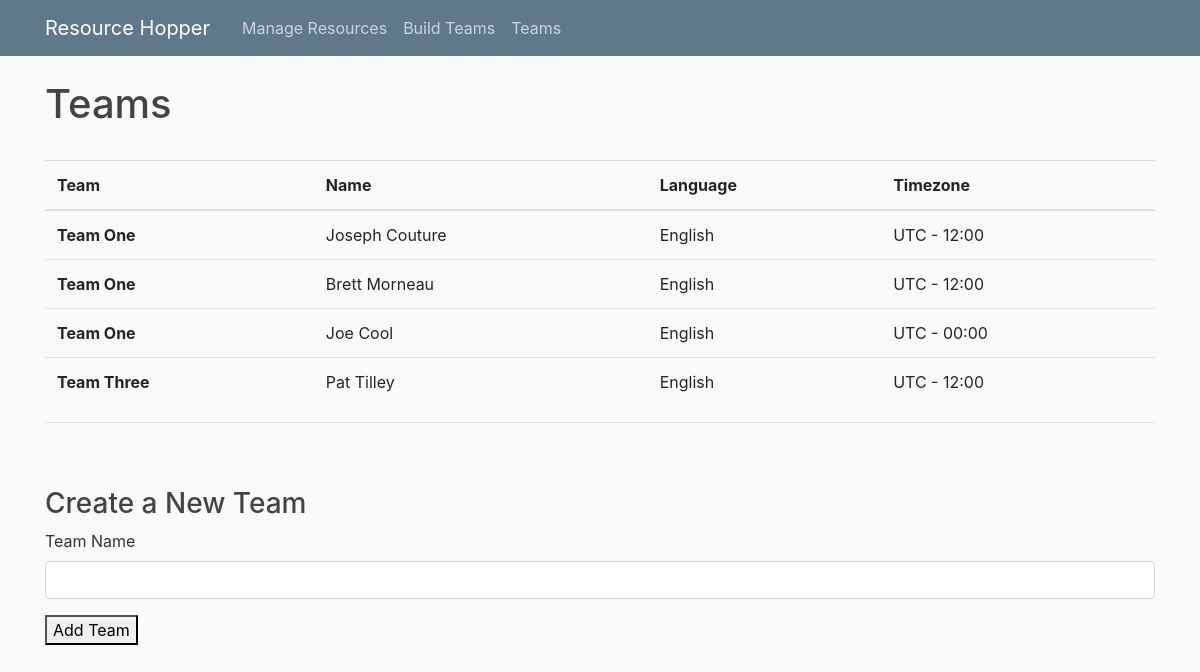
The page /hopper/teams/ on the database as committed earlier.
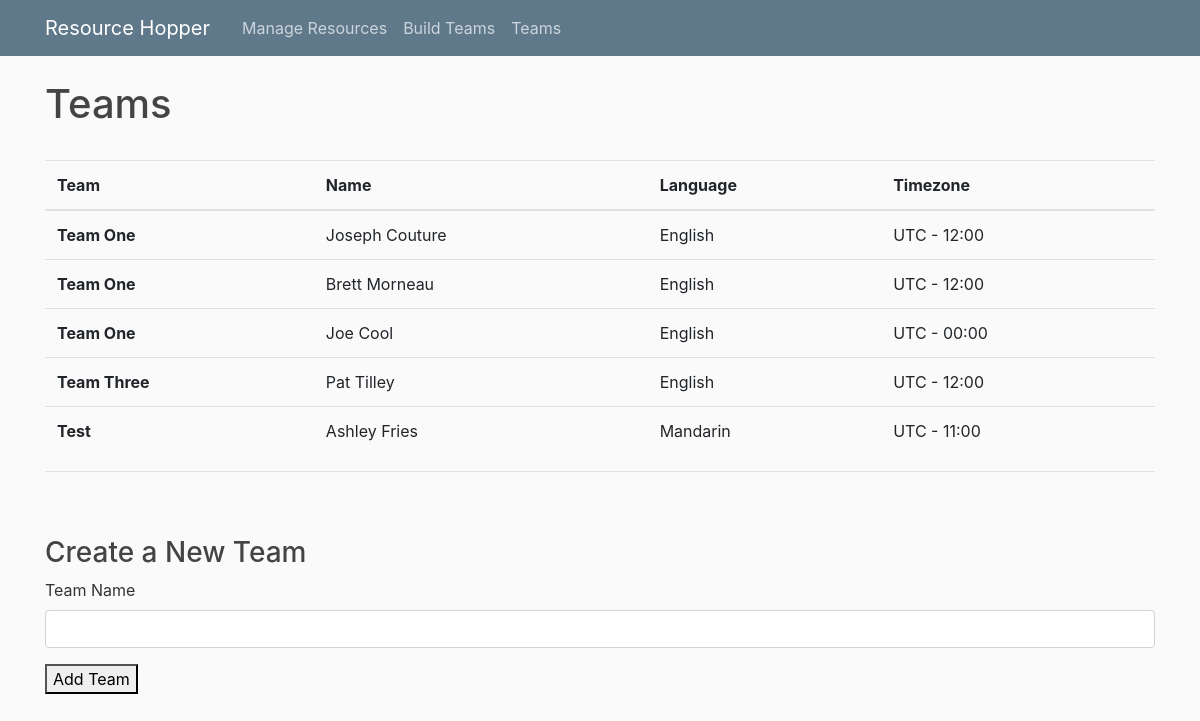
The same page on the database as committed later.
### resource_hopper/models.py (models this page shows, shortened)
class ProjectTeam(models.Model):
    project_id = models.ForeignKey(Project, db_column='project_id', on_delete=models.CASCADE)
    resource_id = models.ForeignKey(Resource, db_column='resource_id', on_delete=models.CASCADE)
    class Meta:
        unique_together = (("resource_id", "project_id"),)

class Project(models.Model):
    project_id = models.AutoField(primary_key=True)
    manager_id = models.ForeignKey(Manager, db_column='manager_id', on_delete=models.CASCADE, null=True)
    project_description = models.CharField(max_length=64, blank=True, null=True)

class Resource(models.Model):
    resource_id = models.AutoField(primary_key=True)
    resource_lname = models.CharField(max_length=64)
    resource_fname = models.CharField(max_length=64)
    timezone_id = models.ForeignKey(Timezone, db_column='timezone_id', on_delete=models.CASCADE)
    language_id = models.ForeignKey(Language, db_column='language_id', on_delete=models.CASCADE)
    resource_onteam = models.BooleanField(default=False)

class Language(models.Model):
    language_id = models.AutoField(primary_key=True)
    language_name = models.CharField(max_length=64, blank=True, null=True)

class Timezone(models.Model):
    timezone_id = models.AutoField(primary_key=True)
    timezone_name = models.CharField(max_length=64, blank=True, null=True)

### resource_hopper/views.py (the view)
# urls.py: path('teams/', views.teams, name='resource_hopper-teams'),
def teams(request):
	context = {
		'projectteams': ProjectTeam.objects.order_by('project_id'),
		'resource': Resource.objects.all(),
		'skill': Skill.objects.all(),
		'resourceskill': ResourceSkill.objects.all(),
		'addteam': AddTeam(),
	}
	if request.method == 'POST':
		addteam_form = AddTeam(request.POST)
		if addteam_form.is_valid():
			addteam_form.save()
		context['newteam'] = addteam_form.cleaned_data['project_description']
	return render(request, 'resource_hopper/teams.html', context)

### resource_hopper/forms.py
class AddTeam(forms.ModelForm):
	class Meta:
		model = Project
		fields = ('project_description',)
		labels = {
			"project_description": "Team Name",
		}

### resource_hopper/templates/resource_hopper/teams.html (shortened to what this page needs)
{% extends "resource_hopper/base.html" %}
{% block content %}
{% load crispy_forms_tags %}
	<h1>Teams</h1><br>
	<table class="table">
		  <thead>
		    <tr>
		      <th scope="col">Team</th>
		      <th scope="col">Name</th>
		      <th scope="col">Language</th>
		      <th scope="col">Timezone</th>
		    </tr>
		  </thead>
		  <tbody>
				{% for projectteam in projectteams %}
					<tr>
						<th scope="row">{{projectteam.project_id.project_description}}</th>
						<td>{{projectteam.resource_id.resource_fname}} {{projectteam.resource_id.resource_lname}}</td>
						<td>{{projectteam.resource_id.language_id.language_name}}</td>
						<td>{{projectteam.resource_id.timezone_id.timezone_name}}</td>
					</tr>
				{% endfor %}
			</tbody>
	</table>
<hr><br><br>
<h3>Create a New Team</h3>
<form method="post">
	{{ addteam | crispy }}
	<button type="submit">Add Team</button>
{% endblock content %}

Rows that differ between the two databases and show on the page:
added ProjectTeam: project_id.project_description "Test", resource_id.resource_fname "Ashley", resource_id.resource_lname "Fries", resource_id.language_id.language_name "Mandarin", resource_id.timezone_id.timezone_name "UTC - 11:00"
